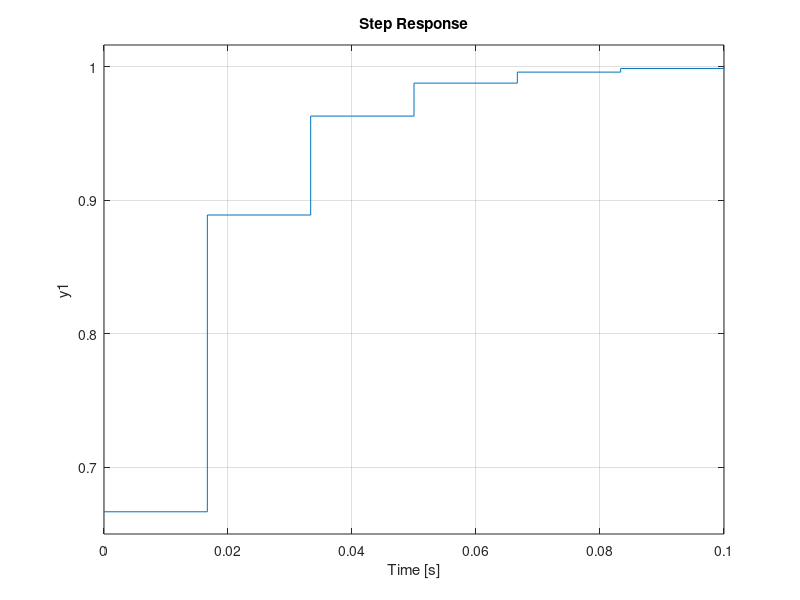

This figure's MATLAB source: (Note: this script raises an error after producing the figure.)
% This little script displays the step response and optionally the
% Bode diagram of the low-pass filter used for the WindShape project.

clc
close all

% Control is done at 60 Hz.
Ts = 1/60;
z = tf('z',Ts);

% Parameter of the filter.
% It is 0.5 for the derivative of the PIDs and 200 for the assignment.
a = 0.5;

H = 1/(a+1) * 1 / (1 - a/(a+1) * z^-1);

step(H)
stepinfo(H)
%bode(H)